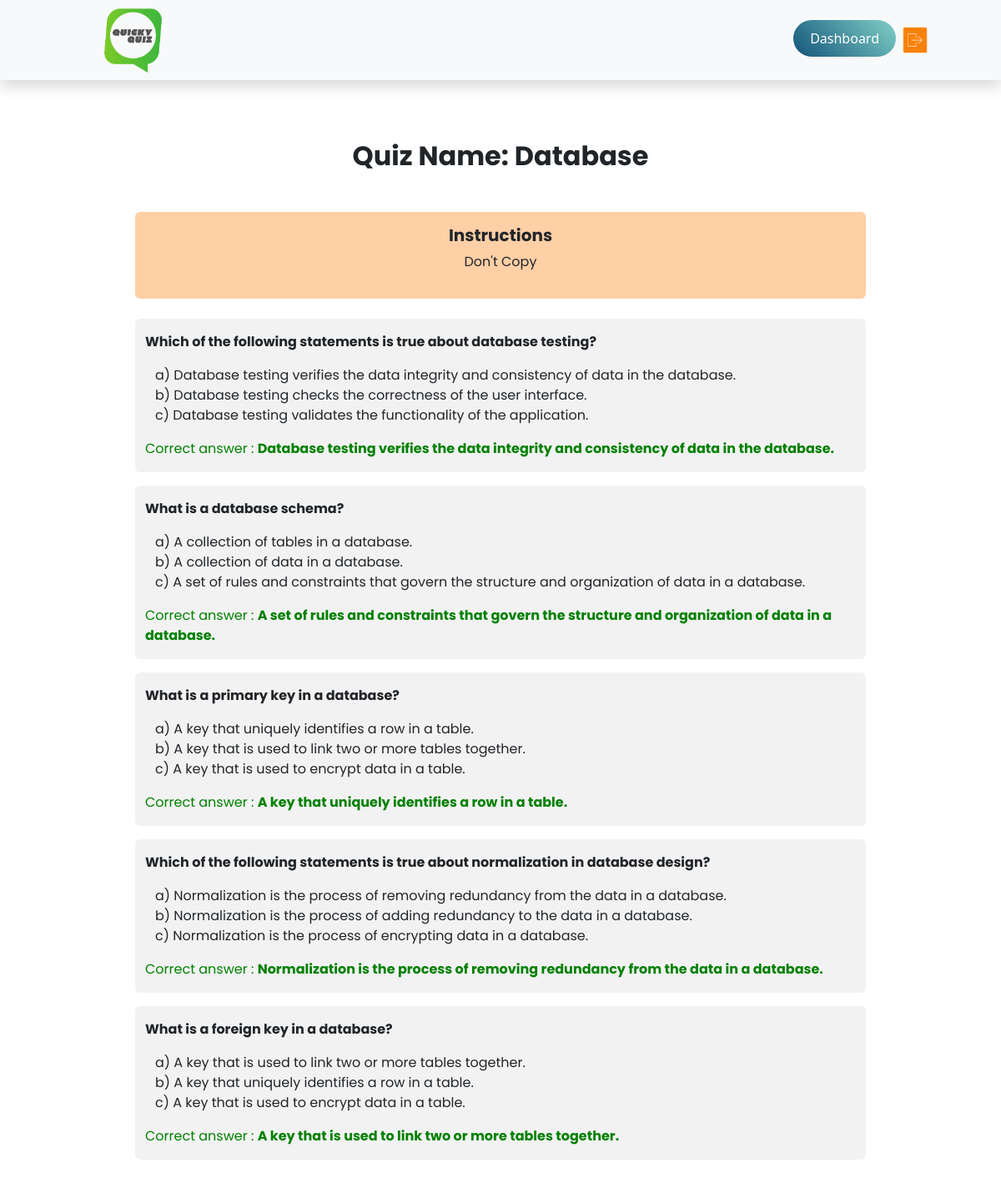
Screenshot of /quiz/review/7 with the database file from the repository.
### Quiz/models.py (models this page shows, shortened)
class Quiz(models.Model):
    quiz_name = models.CharField(max_length=100, default='')
    instructions = models.CharField(max_length=600, default='')
    rating_average = models.DecimalField(
        max_digits=3, decimal_places=2, default=0.00)

class Question(models.Model):
    quiz = models.ForeignKey(Quiz, on_delete=models.CASCADE)
    question = models.CharField(max_length=600)
    option1 = models.CharField(max_length=200)
    option2 = models.CharField(max_length=200)
    option3 = models.CharField(max_length=200)
    cat = (('Option1', 'Option1'), ('Option2', 'Option2'), ('Option3', 'Option3'))
    answer = models.CharField(max_length=200, choices=cat)

### Quiz/views.py (the view)
# urls.py: path('review/<int:pk>',views.review, name='review'),
def review(request, pk):
    def view_question_view(request, pk):
        questions = tmodel.Question.objects.all().filter(quiz_id=pk)
        quiz = tmodel.Quiz.objects.get(id=pk)
        quizName = quiz.quiz_name
        instructions = quiz.instructions
        return render(request, 'Teacher_Review/Review.html', {'questions': questions, 'quiz': quiz, 'quizName': quizName, 'instructions': instructions})
    return view_question_view(request, pk)

### Quiz/templates/Teacher_Review/Review.html (shortened to what this page needs)
<!DOCTYPE html>
<html lang="en">
<head>
    <link rel="stylesheet" href="https://cdn.jsdelivr.net/npm/bootstrap@5.2.0/dist/css/bootstrap.min.css">
    <link rel="stylesheet" href="./styles_createquiz.css">
    {% load static %}
    <link rel="stylesheet" href="{% static 'styles_createquiz.css' %}">
</head>
<body>
    <nav class="navbar navbar-expand-lg bg-light shadow">
        <img src="{% static 'qq.png' %}" alt="Logo" width="150" height="80" class="logos">
        <div class="collapse navbar-collapse" id="navbarSupportedContent">
            <ul class="navbar-nav ms-auto mb-2 mb-lg-0">
                <li class="nav-item">
                    <a class="custom-button" href="{% url 'teacher-dashboard' %}">Dashboard</a>
                </li>
                <li class="nav-item about">
                    <a class="nav-link fonts" aria-expanded="false" href="{% url 'logout' %}">
                        <img src="{% static 'logout.png' %}" alt="Logo" width="30">
                    </a>
                </li>
            </ul>
        </div>
    </nav>
    <br>
    <div class="container lbl mt-5 mb-5 fonts" style="padding-left: 10%;padding-right:10%">
        <h2 align="center" style="font-weight:bold;">Quiz Name: {{quizName}}</h2>
        <br>
        <div class="px-4 py-3">
            <div align="center" class="row py-3 mb-4 rounded" style="background: #FFCFA6;">
                <h5><b>Instructions</b></h5>
                <p>{{instructions}}</p>
            </div>
            {% for q in questions %}
            <div class="row pt-3 pb-0 rounded mb-3" style="background: #F2F2F2;">
                <b>
                    <p>{{q.question}}</p>
                </b>
                <ul class="px-4">
                    <h9>a) {{q.option1}}</h9>
                    <h9>b) {{q.option2}}</h9>
                    <h9>c) {{q.option3}}</h9>
                </ul>
                <p style="color:green">Correct answer :
                    {% if q.answer == 'Option1' %}
                    <b>{{q.option1}} </b>
                    {% elif q.answer == 'Option2' %}
                    <b>{{q.option2}} </b>
                    {% elif q.answer == 'Option3' %}
                    <b>{{q.option3}} </b>
                    {% endif %}
                </p>
            </div>
            {% endfor %}
        </div>
    </div>
</body>
</html>

### Quiz/static/styles_createquiz.css (style rules this page uses)
.lbl { font-family:'Poppins'; font-size: 16px; }
.logos { margin-left: 7%; }
.about { padding-right: 5rem; }
.fonts { font-family:'Poppins'; font-size: 16px; }

### Quiz/templates/Teacher_Review/Review.html (style rules this page uses)
.custom-button { display: inline-block; padding: 10px 20px; background: linear-gradient(45deg, #13547a, #80d0c7); color: #fff; border: none; border-radius: 30px; text-decoration: none; transition: background 0.9s ease-in-out; }

### rows the page displays
Quiz: quiz_name "Database", instructions "Don't Copy"
Question: question "Which of the following statements is true about database testing?", option1 "Database testing verifies the data integrity and consistency of data in the database.", option2 "Database testing checks the correctness of the user interface.", option3 "Database testing validates the functionality of the application."
Question: question "What is a database schema?", option1 "A collection of tables in a database.", option2 "A collection of data in a database.", option3 "A set of rules and constraints that govern the structure and organization of data in a database."
Question: question "What is a primary key in a database?", option1 "A key that uniquely identifies a row in a table.", option2 "A key that is used to link two or more tables together.", option3 "A key that is used to encrypt data in a table."
Question: question "Which of the following statements is true about normalization in database design?", option1 "Normalization is the process of removing redundancy from the data in a database.", option2 "Normalization is the process of adding redundancy to the data in a database.", option3 "Normalization is the process of encrypting data in a database."
Question: question "What is a foreign key in a database?", option1 "A key that is used to link two or more tables together.", option2 "A key that uniquely identifies a row in a table.", option3 "A key that is used to encrypt data in a table."
